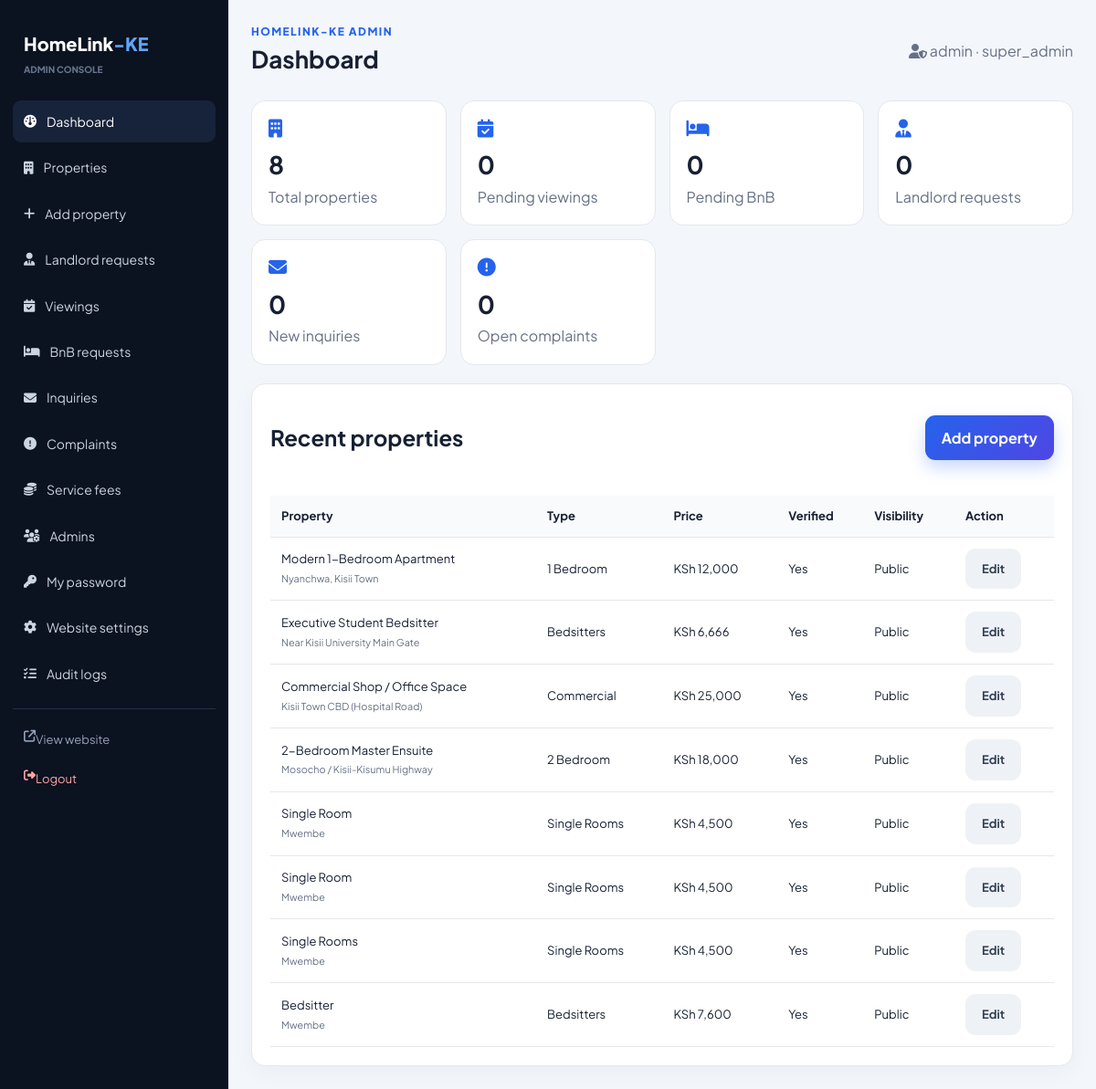
Page /admin/dashboard.php (signed in) on the committed database.
### tables this page shows
CREATE TABLE IF NOT EXISTS properties (
 id INT AUTO_INCREMENT PRIMARY KEY,
 title VARCHAR(255) NOT NULL,
 location VARCHAR(255) NOT NULL,
 price DECIMAL(10,2) NOT NULL,
 status ENUM('available','rented','sold','reserved') DEFAULT 'available',
 description TEXT,
 image_url VARCHAR(255) DEFAULT NULL,
 created_at TIMESTAMP DEFAULT CURRENT_TIMESTAMP,
 deposit_info VARCHAR(255) DEFAULT NULL,
 bedrooms INT DEFAULT NULL,
 furnished_status ENUM('Furnished','Unfurnished','Semi-Furnished') DEFAULT 'Unfurnished',
 amenities TEXT,
 category VARCHAR(100) DEFAULT NULL,
 is_verified TINYINT(1) DEFAULT 0,
 is_hidden TINYINT(1) DEFAULT 0,
 landlord_name VARCHAR(255) DEFAULT NULL,
 landlord_phone VARCHAR(50) DEFAULT NULL,
 landlord_email VARCHAR(255) DEFAULT NULL,
 landlord_notes TEXT,
 video_path VARCHAR(255) DEFAULT NULL,
 availability VARCHAR(50) NOT NULL DEFAULT 'Available',
 updated_at TIMESTAMP DEFAULT CURRENT_TIMESTAMP ON UPDATE CURRENT_TIMESTAMP,
 INDEX(category), INDEX(location), INDEX(is_verified,is_hidden)
);

### includes/auth.php (called while the page is built, shortened)
<?php
function appBaseUrl(): string {
    return '/HomeLink-KE';
}

### includes/functions.php (called while the page is built, shortened)
<?php
require_once __DIR__ . '/auth.php';
function e(?string $value): string {
    return htmlspecialchars((string)$value, ENT_QUOTES, 'UTF-8');
}
function formatKSH(float|int|string $amount): string {
    return 'KSh ' . number_format((float)$amount, 0);
}

### admin/dashboard.php (the view, shortened to what this page needs)
<?php
require_once __DIR__ . '/../includes/admin.php';
$stats = [];
$queries = [
    'properties' => 'SELECT COUNT(*) c FROM properties',
    'landlords'  => "SELECT COUNT(*) c FROM landlord_requests WHERE status IN ('new','contacted')",
    'viewings'   => "SELECT COUNT(*) c FROM viewing_requests WHERE status='pending'",
    'bnb'        => "SELECT COUNT(*) c FROM bnb_requests WHERE status='pending'",
    'inquiries'  => "SELECT COUNT(*) c FROM inquiries WHERE status='new'",
    'complaints' => "SELECT COUNT(*) c FROM complaints WHERE status IN ('open','in_progress')"
];
foreach ($queries as $k => $sql) {
    $r = $conn->query($sql)->fetch_assoc();
    $stats[$k] = (int)$r['c'];
}
$recent = $conn->query("SELECT p.id,p.title,p.location,p.price,p.category,p.is_verified,p.is_hidden FROM properties p ORDER BY p.created_at DESC LIMIT 8");
?>
<div class="stats-grid">
    <div class="stat">
        <i class="fa-solid fa-building"></i>
        <strong><?= $stats['properties'] ?></strong>
        <span class="muted">Total properties</span>
    </div>
    <div class="stat">
        <i class="fa-solid fa-calendar-check"></i>
        <strong><?= $stats['viewings'] ?></strong>
        <span class="muted">Pending viewings</span>
    </div>
    <div class="stat">
        <i class="fa-solid fa-bed"></i>
        <strong><?= $stats['bnb'] ?></strong>
        <span class="muted">Pending BnB</span>
    </div>
    <div class="stat">
        <i class="fa-solid fa-user-tie"></i>
        <strong><?= $stats['landlords'] ?></strong>
        <span class="muted">Landlord requests</span>
    </div>
</div>
<div style="height:15px"></div>
<div class="stats-grid">
    <div class="stat">
        <i class="fa-solid fa-envelope"></i>
        <strong><?= $stats['inquiries'] ?></strong>
        <span class="muted">New inquiries</span>
    </div>
    <div class="stat">
        <i class="fa-solid fa-circle-exclamation"></i>
        <strong><?= $stats['complaints'] ?></strong>
        <span class="muted">Open complaints</span>
    </div>
</div>
<div style="height:20px"></div>
<div class="admin-card">
    <div class="admin-top">
        <h2>Recent properties</h2>
        <a class="btn btn-primary" href="<?= appBaseUrl() ?>/admin/add-property.php">Add property</a>
    </div>
    <div class="admin-table-wrap">
        <table class="admin-table">
            <tr>
                <th>Property</th>
                <th>Type</th>
                <th>Price</th>
                <th>Verified</th>
                <th>Visibility</th>
                <th>Action</th>
            </tr>
            <?php while ($p = $recent->fetch_assoc()): ?>
                <tr>
                    <td>
                        <?= e($p['title']) ?><br>
                        <small class="muted"><?= e($p['location']) ?></small>
                    </td>
                    <td><?= e($p['category']) ?></td>
                    <td><?= formatKSH($p['price']) ?></td>
                    <td><?= $p['is_verified'] ? 'Yes' : 'No' ?></td>
                    <td><?= $p['is_hidden'] ? 'Hidden' : 'Public' ?></td>
                    <td>
                        <a class="btn btn-muted" href="<?= appBaseUrl() ?>/admin/edit-property.php?id=<?= $p['id'] ?>">Edit</a>
                    </td>
                </tr>
            <?php endwhile; ?>
        </table>
    </div>
</div>

### assets/folder/style.css (style rules this page uses)
:root { --primary: #2563eb; --primary-dark: #1d4ed8; --secondary: #0f172a; --accent: #10b981; --bg: #f6f8fc; --card: #ffffff; --text: #172033; --muted: #667085; --border: #e5e7eb; --danger: #dc2626; --warning: #b45309; --shadow: 0 16px 40px rgba(15, 23, 42, 0.08); --shadow-3d: 0 20px 35px -10px rgba(15, 23, 42, 0.15), 0 10px 15px -5px rgba(0, 0, 0, 0.04); --radius: 18px; --transition: all 0.3s cubic-bezier(0.16, 1, 0.3, 1); --touch-target: 44px; }
* { box-sizing: border-box; -webkit-tap-highlight-color: transparent; }
html { scroll-behavior: smooth; }
body { margin: 0; background: var(--bg); color: var(--text); font-family: 'Plus Jakarta Sans', Arial, sans-serif; line-height: 1.6; overflow-x: hidden; }
a { color: inherit; }
.nav-cta, .btn-primary { background: linear-gradient(135deg, var(--primary), #4f46e5) !important; color: #ffffff !important; padding: 11px 17px; border-radius: 11px; box-shadow: 0 8px 18px rgba(37, 99, 235, 0.25); transition: var(--transition); min-height: var(--touch-target); }
.btn { display: inline-flex; align-items: center; justify-content: center; gap: 8px; border: 0; border-radius: 11px; padding: 12px 18px; text-decoration: none; font-weight: 700; cursor: pointer; transition: var(--transition); perspective: 500px; min-height: var(--touch-target); }
.btn-muted { background: #eef2f7; color: #344054; }
.muted { color: var(--muted); }
.admin-body { background: #f3f6fb; }
.admin-top { display: flex; justify-content: space-between; align-items: center; gap: 15px; margin-bottom: 24px; }
.admin-card { background: #ffffff; border: 1px solid var(--border); border-radius: 15px; padding: 20px; box-shadow: 0 7px 25px rgba(15, 23, 42, 0.04); }
.stats-grid { display: grid; grid-template-columns: repeat(4, minmax(0, 1fr)); gap: 15px; perspective: 1000px; }
.stat { background: #ffffff; border: 1px solid var(--border); border-radius: 15px; padding: 18px; transition: var(--transition); }
.stat i { font-size: 20px; color: var(--primary); }
.stat strong { display: block; font-size: 27px; margin-top: 5px; }
.admin-table-wrap { overflow: auto; -webkit-overflow-scrolling: touch; }
.admin-table { width: 100%; border-collapse: collapse; min-width: 700px; }
.admin-table th, .admin-table td { padding: 12px; border-bottom: 1px solid var(--border); text-align: left; font-size: 13px; }
.admin-table th { background: #f8fafc; }

### rows in the picture
properties: title "Modern 1-Bedroom Apartment", location "Nyanchwa, Kisii Town", category "1 Bedroom", price "KSh 12,000", is_verified "Yes", is_hidden "Public"
properties: title "Executive Student Bedsitter", location "Near Kisii University Main Gate", category "Bedsitters", price "KSh 6,666", is_verified "Yes", is_hidden "Public"
properties: title "Commercial Shop / Office Space", location "Kisii Town CBD (Hospital Road)", category "Commercial", price "KSh 25,000", is_verified "Yes", is_hidden "Public"
properties: title "2-Bedroom Master Ensuite", location "Mosocho / Kisii-Kisumu Highway", category "2 Bedroom", price "KSh 18,000", is_verified "Yes", is_hidden "Public"
properties: title "Single Room", location "Mwembe", category "Single Rooms", price "KSh 4,500", is_verified "Yes", is_hidden "Public"
properties: title "Single Room", location "Mwembe", category "Single Rooms", price "KSh 4,500", is_verified "Yes", is_hidden "Public"
properties: title "Single Rooms", location "Mwembe", category "Single Rooms", price "KSh 4,500", is_verified "Yes", is_hidden "Public"
properties: title "Bedsitter", location "Mwembe", category "Bedsitters", price "KSh 7,600", is_verified "Yes", is_hidden "Public"

### other values in the picture
$it[3] "Dashboard"
$it[3] "Properties"
$it[3] "Add property"
$it[3] "Landlord requests"
$it[3] "Viewings"
$it[3] "BnB requests"
$it[3] "Inquiries"
$it[3] "Complaints"
$it[3] "Service fees"
$it[3] "Admins"
$it[3] "My password"
$it[3] "Website settings"
$it[3] "Audit logs"
$title "Dashboard"
$adminName "admin"
